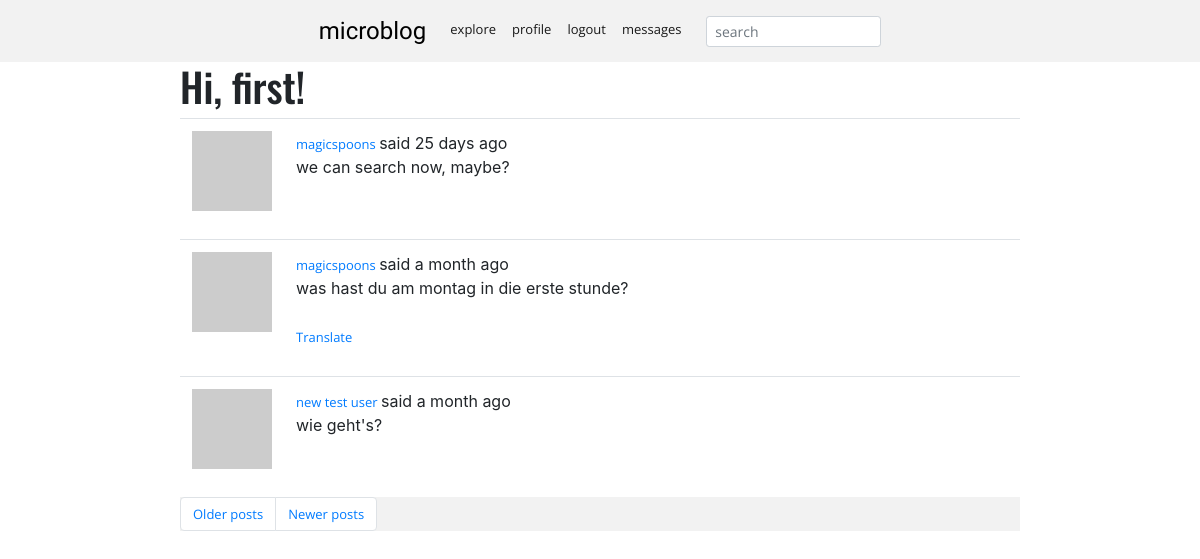
Screenshot of /explore?page=2 (signed in) with the database file from the repository.
### app/models.py (models this page shows, shortened)
class PaginatedAPIMixin(object):
    @staticmethod
    def to_collection_dict(query, page, per_page, endpoint, **kwargs):
        resources = query.paginate(page, per_page, False)
        data = {
            'items': [item.to_dict() for item in resources.items],
            '_meta': {
                'page': page,
                'per_page': per_page,
                'total_pages': resources.pages,
                'total_items': resources.total
            },
            '_links': {
                'self': url_for(endpoint, page=page, per_page=per_page,
                                **kwargs),
                'next': url_for(endpoint, page=page + 1, per_page=per_page,
                                **kwargs) if resources.has_next else None,
                'prev': url_for(endpoint, page=page - 1, per_page=per_page,
                                **kwargs) if resources.has_prev else None
            }
        }
        return data

class User(PaginatedAPIMixin, UserMixin, db.Model):
    id = db.Column(db.Integer, primary_key=True)
    username = db.Column(db.String(64), index=True, unique=True)
    email = db.Column(db.String(120), index=True, unique=True)
    password_hash = db.Column(db.String(128))
    posts = db.relationship('Post', backref='author', lazy='dynamic')
    about_me = db.Column(db.String(140))
    last_seen = db.Column(db.DateTime, default=datetime.utcnow)
    followed = db.relationship(
        'User', secondary=followers,
        primaryjoin=(followers.c.follower_id == id),
        secondaryjoin=(followers.c.followed_id == id),
        backref=db.backref('followers', lazy='dynamic'), lazy='dynamic')
    messages_sent = db.relationship('Message',
                                    foreign_keys='Message.sender_id',
                                    backref='author', lazy='dynamic')
    messages_received = db.relationship('Message',
                                        foreign_keys='Message.recipient_id',
                                        backref='recipient', lazy='dynamic')
    last_message_read_time = db.Column(db.DateTime)
    notifications = db.relationship('Notification', backref='user', lazy='dynamic')
    tasks = db.relationship('Task', backref='user', lazy='dynamic')
    def avatar(self, size):
        digest = md5(self.email.lower().encode('utf-8')).hexdigest()
        return 'https://www.gravatar.com/avatar/{}?d=identicon&s={}'.format(
            digest, size)
    def new_messages(self):
        last_read_time = self.last_message_read_time or datetime(1900, 1, 1)
        return Message.query.filter_by(recipient=self).filter(
            Message.timestamp > last_read_time).count()
    def get_tasks_in_progress(self):
        return Task.query.filter_by(user=self, complete=False).all()

class SearchableMixin(object):
    @classmethod
    def before_commit(cls, session):
        session._changes = {
            'add': list(session.new),
            'update': list(session.dirty),
            'delete': list(session.deleted)
        }
    @classmethod
    def after_commit(cls, session):
        for obj in session._changes['add']:
            if isinstance(obj, SearchableMixin):
                add_to_index(obj.__tablename__, obj)
        for obj in session._changes['update']:
            if isinstance(obj, SearchableMixin):
                add_to_index(obj.__tablename__, obj)
        for obj in session._changes['delete']:
            if isinstance(obj, SearchableMixin):
                remove_from_index(obj.__tablename__, obj)
        session._changes = None

class Post(SearchableMixin, db.Model):
    __searchable__ = ['body']
    id = db.Column(db.Integer, primary_key=True)
    body = db.Column(db.String(140))
    timestamp = db.Column(db.DateTime, index=True, default=datetime.utcnow)
    user_id = db.Column(db.Integer, db.ForeignKey('user.id'))
    language = db.Column(db.String(5))

### app/main/routes.py (the view)
@bp.route('/explore')
@login_required
def explore():
    page = request.args.get('page', 1, type=int)
    posts = Post.query.order_by(Post.timestamp.desc()).paginate(
        page, current_app.config['POSTS_PER_PAGE'], False)
    next_url = url_for('main.explore', page=posts.next_num) \
        if posts.has_next else None
    prev_url = url_for('main.explore', page=posts.prev_num) \
        if posts.has_prev else None
    return render_template('index.html', title=_('explore'),
                           posts=posts.items, next_url=next_url,
                           prev_url=prev_url)

### app/main/forms.py
class SearchForm(FlaskForm):
    q = StringField(_l('search'), validators=[DataRequired()])
    def __init__(self, *args, **kwargs):
        if 'formdata' not in kwargs:
            kwargs['formdata'] = request.args
        if 'csrf_enabled' not in kwargs:
            kwargs['csrf_enabled'] = False
        super(SearchForm, self).__init__(*args, **kwargs)

### app/main/routes.py (called while the page is built)
@bp.before_app_request
def before_request():
    if current_user.is_authenticated:
        current_user.last_seen = datetime.utcnow()
        db.session.commit()
        g.search_form = SearchForm()
    g.locale = str(get_locale())

### app/models.py (called while the page is built)
@login.user_loader
def load_user(id):
    return User.query.get(int(id))

### app/main/templates/index.html (shortened to what this page needs)
{% extends "base.html" %}
{% import 'bootstrap/form.html' as wtf %}
{% block app_content %}
    <div class="row">
        <div class="col">
            {% if current_user.username %}
            <h1>{{ _('Hi') }}, {{ current_user.username }}!</h1>
            {% else %}
            <h1>{{ _('Hello') }}</h1>
            {% endif %}
            {% for post in posts %}
                {% include '_post.html' %}
            {% endfor %}
            </div>
    </div>
    <nav aria-label="...">
        <ul class="pagination">
            <li class="page-item{% if not next_url %} disabled{% endif %}">
                <a class="page-link" href="{{ next_url or '#' }}">
                    {{ _('Older posts') }}
                </a>
            </li>
            <li class="page-item{% if not prev_url %} disabled{% endif %}">
                    <a class="page-link" href="{{ prev_url or '#' }}">
                    {{ _('Newer posts') }}
                </a>
            </li>
        </ul>
    </nav>
{% endblock %}

### app/main/templates/_post.html (shortened to what this page needs)
<table class="table table-hover">
        <tr>
            <td width="70px">
                <a href="{{ url_for('main.user', username=post.author.username) }}">
                    <img src="{{ post.author.avatar(70) }}" />
                </a>
            </td>
            <td>
                {{ _('%(username)s said %(when)s',
                    username=user_link, when=moment(post.timestamp).fromNow()) }}
                <br>
                <span id="post{{ post.id }}">{{ post.body }}</span>
                {% if post.language and post.language != g.locale %}
                <br><br>
                <span id="translation{{ post.id }}">
                    <a href="javascript:translate(
                                '#post{{ post.id }}',
                                '#translation{{ post.id }}',
                                '{{ g.locale }}');">{{ _('Translate') }}</a>
                </span>
                {% endif %}
            </td>
        </tr>
    </table>

### app/static/styles.css (style rules this page uses)
body { padding-top:62px; }
.opensans, a, li, p { font-family: Open Sans; font-size: small; }
a { word-wrap: break-word; }
.oswald, h3, h1, h5 { font-family: Oswald; }
nav { background-color: #f2f2f2; }

### rows the page displays
User: username "first"
Post: body "we can search now, maybe?"
Post: body "was hast du am montag in die erste stunde?"
Post: body "wie geht's?"
